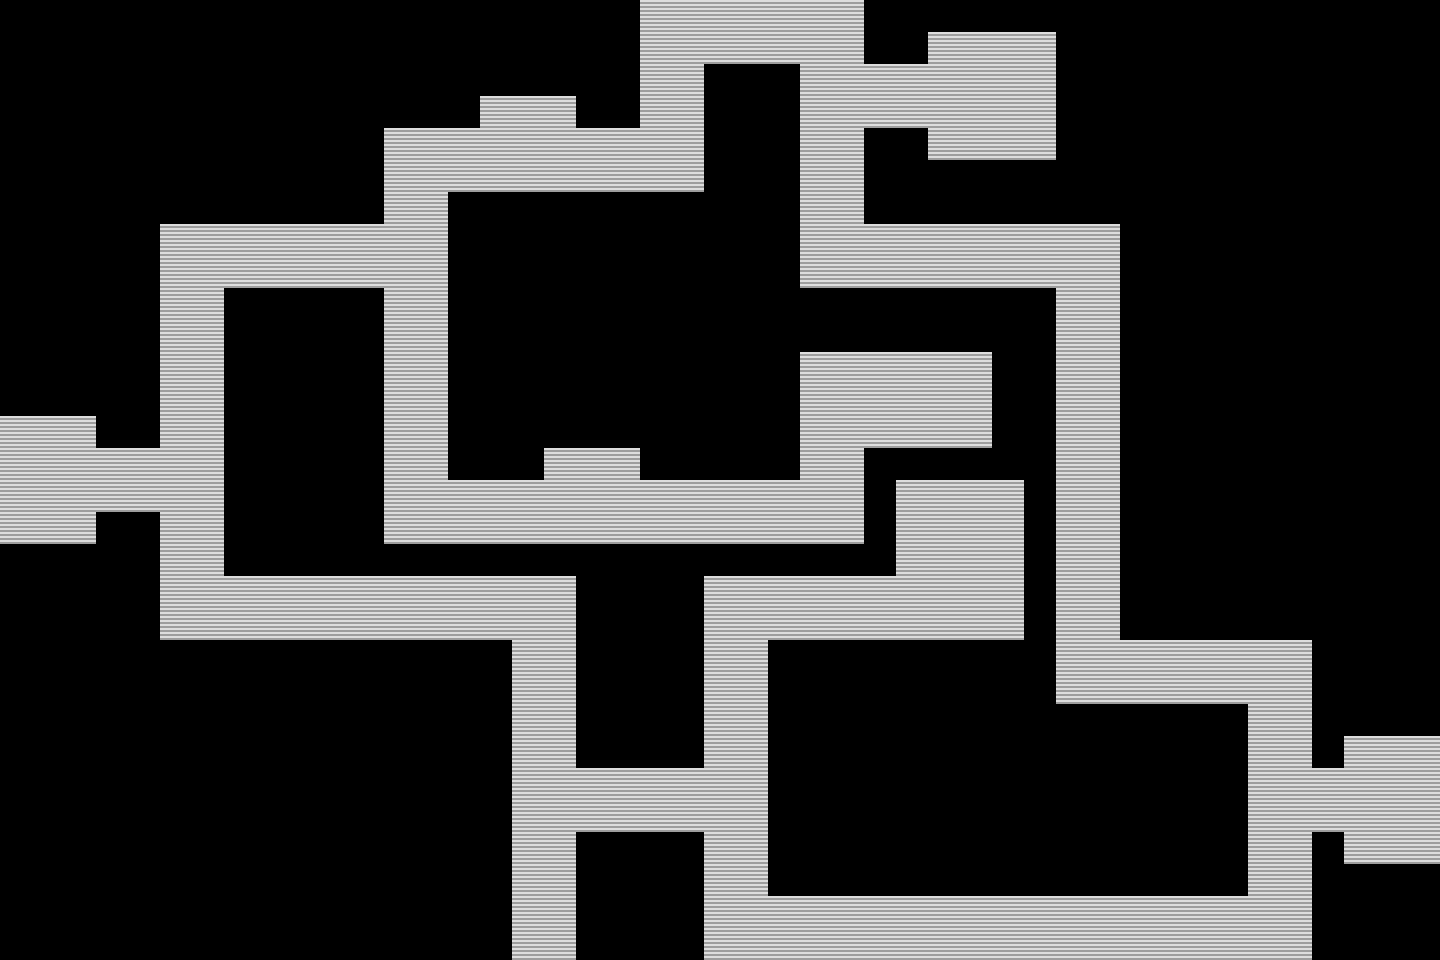

This game map was drawn from its Tiled (.tmx) file and the tilesets committed beside it. A one-line description and the trimmed map source follow:
An orthogonal 45x30 tile map with 32x32 px tiles, 1 tile layer (Tile Layer 1) and 23 objects (5x 1, 3x 2, 3x 3, 3x 4).

<map version="1.0" orientation="orthogonal" renderorder="right-down" width="45" height="30" tilewidth="32" tileheight="32" nextobjectid="29">
 <tileset firstgid="1" name="floor" tilewidth="32" tileheight="32" tilecount="1" columns="1">
  <image source="floor.png" width="32" height="32" />
 </tileset>
 <layer name="Tile Layer 1" width="45" height="30">
  <data>[1350 cells, 414 non-empty, 1 distinct tile ids]</data>
 </layer>
 <objectgroup name="wall">
  <object id="1" x="0" y="416">
   <polyline points="0,0 0,128 96,128 96,96 160,96 160,224 512,224 512,544 576,544 576,416 704,416 704,544 1312,544 1312,416 1344,416 1344,448 1440,448 1440,320 1344,320 1344,352 1312,352 1312,224 1120,224 1120,-192 864,-192 864,-288 928,-288 928,-256 1056,-256 1056,-384 928,-384 928,-352 864,-352 864,-416 640,-416 640,-288 576,-288 576,-320 480,-320 480,-288 384,-288 384,-192 160,-192 160,32 96,32 96,0 0,0" />
  </object>
  <object id="2" x="224" y="288">
   <polyline points="0,0 0,288 352,288 352,480 480,480 480,288 672,288 672,192 800,192 800,352 544,352 544,608 1024,608 1024,416 832,416 832,0 576,0 576,-224 480,-224 480,-96 224,-96 224,192 320,192 320,160 416,160 416,192 576,192 576,64 768,64 768,128 768,160 640,160 640,256 160,256 160,0 0,0" />
  </object>
 </objectgroup>
 <objectgroup name="guards">
  <object id="21" x="544" y="928" width="16" height="16">
   <properties>
    <property name="XY" type="bool" value="true" />
    <property name="constant" type="float" value="528" />
    <property name="end" type="float" value="288" />
    <property name="start" type="float" value="32" />
   </properties>
   <ellipse />
  </object>
  <object id="22" x="736" y="928" width="16" height="16">
   <properties>
    <property name="XY" type="bool" value="true" />
    <property name="constant" type="float" value="720" />
    <property name="end" type="float" value="288" />
    <property name="start" type="float" value="32" />
   </properties>
   <ellipse />
  </object>
  <object id="23" x="1280" y="928" width="16" height="16">
   <properties>
    <property name="XY" type="bool" value="true" />
    <property name="constant" type="float" value="1264" />
    <property name="end" type="float" value="288" />
    <property name="start" type="float" value="32" />
   </properties>
   <ellipse />
  </object>
  <object id="27" x="640" y="160" width="16" height="16">
   <properties>
    <property name="XY" type="bool" value="false" />
    <property name="constant" type="float" value="784" />
    <property name="end" type="float" value="448" />
    <property name="start" type="float" value="640" />
   </properties>
   <ellipse />
  </object>
  <object id="28" x="832" y="256" width="16" height="16">
   <properties>
    <property name="XY" type="bool" value="true" />
    <property name="constant" type="float" value="816" />
    <property name="end" type="float" value="928" />
    <property name="start" type="float" value="736" />
   </properties>
   <ellipse />
  </object>
 </objectgroup>
 <objectgroup name="victory">
  <object id="3" x="928" y="480" width="64" height="64">
   <properties>
    <property name="X" type="float" value="928" />
    <property name="Y" type="float" value="416" />
   </properties>
  </object>
 </objectgroup>
 <objectgroup name="hacks">
  <object id="4" name="1" x="800" y="448">
   <properties>
    <property name="Height" type="float" value="3" />
    <property name="Type" value="door" />
    <property name="Width" type="float" value="64" />
    <property name="X" type="float" value="800" />
    <property name="Y" type="float" value="508" />
    <property name="up" type="bool" value="false" />
   </properties>
   <polyline points="0,0 64,0" />
  </object>
  <object id="13" name="1" x="160" y="288">
   <properties>
    <property name="Height" type="float" value="20" />
    <property name="NESW" type="float" value="0" />
    <property name="Type" value="cam" />
    <property name="Width" type="float" value="10" />
    <property name="X" type="float" value="186" />
    <property name="Y" type="float" value="736" />
   </properties>
   <polygon points="0,0 32,-64 64,0" />
  </object>
  <object id="9" name="1" x="0" y="480">
   <properties>
    <property name="Height" type="float" value="10" />
    <property name="NESW" type="float" value="1" />
    <property name="Type" value="cam" />
    <property name="Width" type="float" value="20" />
    <property name="X" type="float" value="-20" />
    <property name="Y" type="float" value="474" />
   </properties>
   <polygon points="0,0 64,32 64,-32" />
  </object>
  <object id="10" name="2" x="672" y="0">
   <properties>
    <property name="Height" type="float" value="10" />
    <property name="NESW" type="float" value="1" />
    <property name="Type" value="cam" />
    <property name="Width" type="float" value="20" />
    <property name="X" type="float" value="620" />
    <property name="Y" type="float" value="922" />
   </properties>
   <polygon points="-32,32 32,64 32,0" />
  </object>
  <object id="11" name="3" x="1056" y="288">
   <properties>
    <property name="Height" type="float" value="10" />
    <property name="NESW" type="float" value="3" />
    <property name="Type" value="cam" />
    <property name="Width" type="float" value="20" />
    <property name="X" type="float" value="1120" />
    <property name="Y" type="float" value="694" />
   </properties>
   <polygon points="0,0 64,-32 0,-64" />
  </object>
  <object id="12" name="4" x="992" y="960">
   <properties>
    <property name="Height" type="float" value="20" />
    <property name="NESW" type="float" value="2" />
    <property name="Type" value="cam" />
    <property name="Width" type="float" value="10" />
    <property name="X" type="float" value="982" />
    <property name="Y" type="float" value="-19" />
   </properties>
   <polygon points="0,0 -32,-64 32,-64" />
  </object>
  <object id="16" name="4" x="512" y="640">
   <properties>
    <property name="Height" type="float" value="20" />
    <property name="NESW" type="float" value="0" />
    <property name="Type" value="cam" />
    <property name="Width" type="float" value="10" />
    <property name="X" type="float" value="538" />
    <property name="Y" type="float" value="384" />
   </properties>
   <polygon points="0,0 32,-64 64,0" />
  </object>
  <object id="6" name="1" x="160" y="448">
   <properties>
    <property name="Height" type="float" value="64" />
    <property name="Type" value="door" />
    <property name="Width" type="float" value="3" />
    <property name="X" type="float" value="156" />
    <property name="Y" type="float" value="446" />
    <property name="up" type="bool" value="true" />
   </properties>
   <polyline points="0,0 0,64" />
  </object>
  <object id="5" name="2" x="384" y="224">
   <properties>
    <property name="Height" type="float" value="3" />
    <property name="Type" value="door" />
    <property name="Width" type="float" value="64" />
    <property name="X" type="float" value="384" />
    <property name="Y" type="float" value="736" />
    <property name="up" type="bool" value="false" />
   </properties>
   <polyline points="0,0 64,0" />
  </object>
  <object id="7" x="864" y="64">
   <properties>
    <property name="Height" type="float" value="64" />
    <property name="Type" value="door" />
    <property name="Width" type="float" value="3" />
    <property name="X" type="float" value="862" />
    <property name="Y" type="float" value="800" />
    <property name="up" type="bool" value="true" />
   </properties>
   <polyline points="0,0 0,64" />
  </object>
  </objectgroup>
 <objectgroup name="routers">
  <!-- 4 objects omitted --></objectgroup>
</map>
<!-- 5 of 23 objects omitted -->
